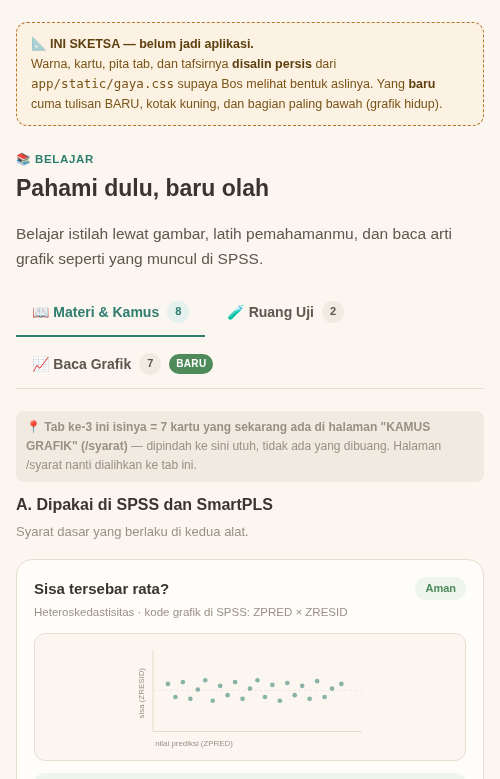
#> input picture _sketsa/sketsa_baca_grafik.png, 500 x 779 px
$ python -i render_sketsa.py   (imports and definitions only)
#> lines starting #> are read from the running program, lines starting #| are printed output that depends on the picture
#!/usr/bin/env python3
"""RENDER SKETSA + POTONG RUANG PUTIH OTOMATIS (18Sep26).

MENGAPA BERKAS INI ADA:
Sketsa pertama Wulan dirender di jendela 430px, padahal isi halaman butuh
lebih lebar → SEMUA sisi kanan terpotong (ditemukan vision, bukan dikira).
Menebak lebar jendela = menebak. Cara yang benar: render di jendela SANGAT
besar, lalu UKUR sampai mana isi sesungguhnya, dan potong sisanya.

CARA JALAN: .venv/bin/python _sketsa/render_sketsa.py
"""
from __future__ import annotations

import pathlib
import subprocess

CH = '/opt/data/home/.cloakbrowser/chromium-146.0.7680.177.5/chrome'
OUT = pathlib.Path('/tmp/shot')


def render(nama: str) -> pathlib.Path:
    f = OUT / f'sketsa_{nama}.html'
    png = OUT / f'sketsa_{nama}.png'
    # jendela besar: 820 cukup untuk tampilan HP-lebar, tinggi longgar
    subprocess.run([CH, '--headless=new', '--no-sandbox', '--disable-gpu',
                    '--hide-scrollbars', '--window-size=820,2600',
                    f'--screenshot={png}', f'file://{f}'],
                   capture_output=True, timeout=150)
    return png


def potong_putih(png: pathlib.Path) -> None:
    """Buang tepi putih/kertas di kanan & bawah supaya tidak ada sisa kosong."""
#> called with png = 'sketsa_baca_grafik.png'
    try:
        from PIL import Image, ImageChops
    except ImportError:
        print('  (PIL tidak ada — lewati pemotongan)')
        return
    im = Image.open(png).convert('RGB')
#> im is the input picture: PIL image 500x779 RGB; mean R, G, B 243.9, 239.3, 230.8
    w, h = im.size
#> w = 500; h = 779
    latar = im.getpixel((w - 3, h - 3))          # warna kertas di sudut
#> latar = (251, 247, 240)
    dasar = Image.new('RGB', im.size, latar)
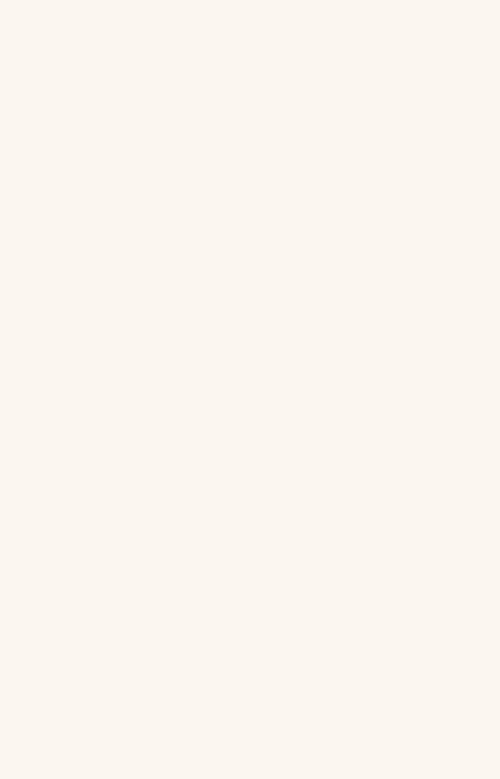
#> dasar: PIL image 500x779 RGB; mean R, G, B 251, 247, 240
    kotak = ImageChops.difference(im, dasar).getbbox()
#> kotak = (16, 22, 484, 779)
    if not kotak:
        return
    kiri, atas, kanan, bawah = kotak
#> kiri = 16; atas = 22; kanan = 484; bawah = 779
    pad = 14
    im.crop((max(0, kiri - pad), max(0, atas - pad),
             min(w, kanan + pad), min(h, bawah + pad))).save(png)
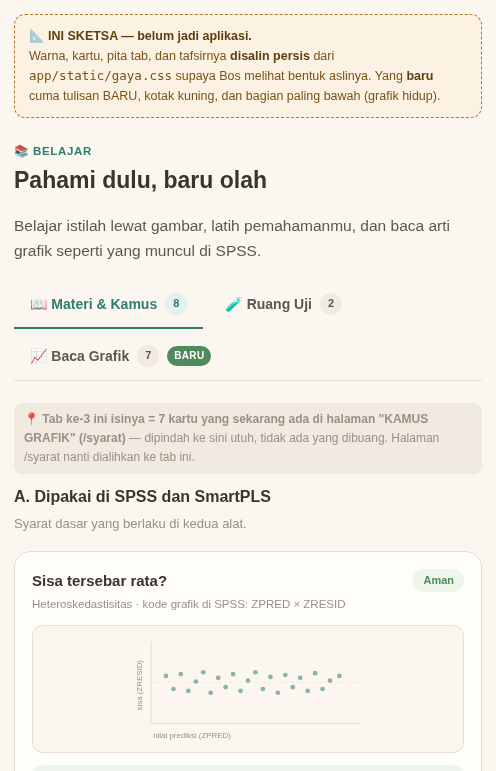
#> saved as sketsa_baca_grafik.png: PIL image 496x771 RGB; mean R, G, B 243.8, 239.1, 230.6
    print(f'  dipotong: {w}×{h} → {min(w, kanan + pad) - max(0, kiri - pad)}'
          f'×{min(h, bawah + pad) - max(0, atas - pad)}')
#|   dipotong: 500×779 → 496×771


# [9 lines not run here, left out]

>>> result = potong_putih('sketsa_baca_grafik.png')
